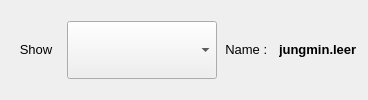
       <widget class="QFrame" name="frame">
        <layout class="QHBoxLayout" name="horizontalLayout_4">
         <item>
          <widget class="QLabel" name="label_17">
           <property name="sizePolicy">
            <sizepolicy hsizetype="Preferred" vsizetype="Maximum">
             <horstretch>0</horstretch>
             <verstretch>0</verstretch>
            </sizepolicy>
           </property>
           <property name="minimumSize">
            <size>
             <width>50</width>
             <height>0</height>
            </size>
           </property>
           <property name="maximumSize">
            <size>
             <width>50</width>
             <height>16777215</height>
            </size>
           </property>
           <property name="font">
            <font>
             <pointsize>10</pointsize>
            </font>
           </property>
           <property name="text">
            <string>Show</string>
           </property>
           <property name="alignment">
            <set>Qt::AlignCenter</set>
           </property>
          </widget>
         </item>
         <item>
          <widget class="QComboBox" name="show_comboBox">
           <property name="sizePolicy">
            <sizepolicy hsizetype="Minimum" vsizetype="Maximum">
             <horstretch>0</horstretch>
             <verstretch>0</verstretch>
            </sizepolicy>
           </property>
           <property name="minimumSize">
            <size>
             <width>150</width>
             <height>30</height>
            </size>
           </property>
           <property name="maximumSize">
            <size>
             <width>150</width>
             <height>16777215</height>
            </size>
           </property>
           <property name="font">
            <font>
             <pointsize>10</pointsize>
             <weight>50</weight>
             <bold>false</bold>
            </font>
           </property>
           <property name="styleSheet">
            <string notr="true">QComboBox QAbstractItemView::item{margin-top: 5px;}</string>
           </property>
           <property name="editable">
            <bool>false</bool>
           </property>
           <property name="currentIndex">
            <number>-1</number>
           </property>
           <property name="maxVisibleItems">
            <number>10</number>
           </property>
           <property name="sizeAdjustPolicy">
            <enum>QComboBox::AdjustToMinimumContentsLengthWithIcon</enum>
           </property>
           <property name="minimumContentsLength">
            <number>0</number>
           </property>
           <property name="iconSize">
            <size>
             <width>25</width>
             <height>50</height>
            </size>
           </property>
           <property name="frame">
            <bool>true</bool>
           </property>
          </widget>
         </item>
         <item>
          <widget class="QLabel" name="label_18">
           <property name="sizePolicy">
            <sizepolicy hsizetype="Preferred" vsizetype="Maximum">
             <horstretch>0</horstretch>
             <verstretch>0</verstretch>
            </sizepolicy>
           </property>
           <property name="minimumSize">
            <size>
             <width>50</width>
             <height>0</height>
            </size>
           </property>
           <property name="maximumSize">
            <size>
             <width>50</width>
             <height>16777215</height>
            </size>
           </property>
           <property name="font">
            <font>
             <pointsize>10</pointsize>
            </font>
           </property>
           <property name="text">
            <string>Name : </string>
           </property>
           <property name="alignment">
            <set>Qt::AlignCenter</set>
           </property>
          </widget>
         </item>
         <item>
          <widget class="QLabel" name="name_label">
           <property name="sizePolicy">
            <sizepolicy hsizetype="Preferred" vsizetype="Maximum">
             <horstretch>0</horstretch>
             <verstretch>0</verstretch>
            </sizepolicy>
           </property>
           <property name="maximumSize">
            <size>
             <width>150</width>
             <height>16777215</height>
            </size>
           </property>
           <property name="font">
            <font>
             <pointsize>10</pointsize>
             <weight>75</weight>
             <bold>true</bold>
            </font>
           </property>
           <property name="text">
            <string>jungmin.leer</string>
           </property>
          </widget>
         </item>
        </layout>
       </widget>
